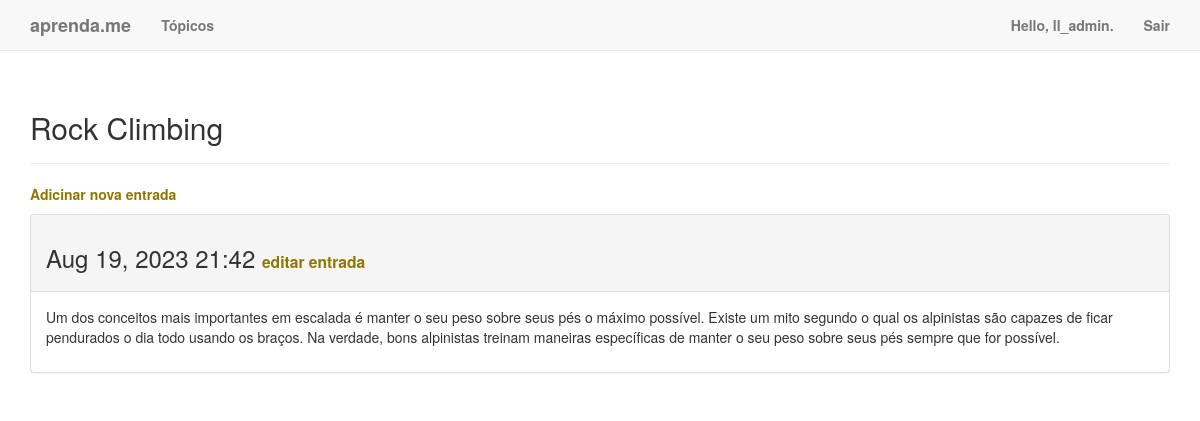
The page /topics/2/ (signed in) on the database its author committed.
### learning_logs/models.py (models this page shows, shortened)
class Topic(models.Model):
    text = models.CharField(max_length=200)
    date_added = models.DateTimeField(auto_now_add=True)
    owner = models.ForeignKey(User, on_delete=models.CASCADE)
    def __str__(self):
        return self.text

class Entry(models.Model):
    topic = models.ForeignKey(Topic, on_delete=models.CASCADE)
    text = models.TextField()
    date_added = models.DateTimeField(auto_now_add=True)
    class Meta:
        verbose_name_plural = 'entries'

### learning_logs/views.py (the view)
# urls.py: path('topics/<int:topic_id>/', views.topic, name='topic'),
@login_required
def topic(request, topic_id):
    check_topic_owner(request, topic_id) #refatoração
    topic = Topic.objects.get(id=topic_id)
    entries = topic.entry_set.order_by('-date_added')
    context = {'topic': topic, 'entries': entries}
    return render(request, 'learning_logs/topic.html', context)

### learning_logs/views.py (called while the page is built)
def check_topic_owner(request, topic_id): # função de refatoração
    topic = get_object_or_404(Topic, id=topic_id)
    if topic.owner != request.user:
        raise Http404

### learning_logs/templates/learning_logs/topic.html
{% extends 'learning_logs/base.html' %}
{% block header %}
    <h2>{{ topic }}</h2>
{% endblock header %}
{% block content %}
    <p>
        <a href="{% url 'learning_logs:new_entry' topic.id %}">Adicinar nova entrada</a>
    </p>
    {% for entry in entries %}
    <div class="panel panel-default">
        <div class="panel-heading">
            <h3>
                {{ entry.date_added|date:'M d, Y H:i' }}
                <small>
                    <a href="{% url 'learning_logs:edit_entry' entry.id %}">
                        editar entrada</a>
                </small>
            </h3>
        </div>
        <div class="panel-body">
            {{ entry.text|linebreaks }}
        </div>
    </div>
    {% empty %}
        Ainda não há entradas para este tópico.
    {% endfor %}
{% endblock content %}

### learning_logs/templates/learning_logs/base.html (shortened to what this page needs)
{% load bootstrap3 %}
<!DOCTYPE html>
<html lag="en">
    <head>
        {% bootstrap_css %}
    </head>
    <body>
        <nav class="navbar navbar-default navbar-static-top">
            <div class="container">
                <div class="navbar-header">
                <a class="navbar-brand" href="{% url 'learning_logs:index' %}">
                    aprenda.me</a>
                </div>
                <div id="navbar" class="navbar-collapse collapse">
                    <ul class="nav navbar-nav">
                        <li><a href="{% url 'learning_logs:topics' %}">Tópicos</a></li>
                    </ul>
                    <ul class="nav navbar-nav navbar-right">
                        {% if user.is_authenticated %}
                            <li><a>Hello, {{ user.username }}.</a></li>
                            <li><a href="{% url 'users:logout' %}">Sair</a></li>
                        {% else %}
                            <li><a href="{% url 'users:register' %}">Registro</a></li>
                            <li><a href="{% url 'users:login' %}">Conecte-se</a></li>
                        {% endif %}
                    </ul>
                </div>
            </div>
        </nav>
        <div class="container">
            <div class="page-header">
                {% block header %}{% endblock header %}
            </div>
            <div>
                {% block content %}{% endblock content %}
            </div>
        </div>
    </body>
</html>

### learning_logs/templates/learning_logs/base.html (style rules this page uses)
body { background-image: url('https://solis.com/media/wysiwyg/blog/cup-fresh-made-coffee-served-cup_1_1_72.jpg'); background-size: cover; background-repeat: no-repeat; }
a { color: #917601; font-weight: bold; }

### rows shown on the page
Topic: text "Rock Climbing"
Entry: date_added "Aug 19, 2023 21:42", text "Um dos conceitos mais importantes em escalada é manter o seu peso sobre seus pés o máximo possível. Existe um mito segundo o qual os alpinistas são capazes de ficar pendurados o dia todo usando os braços. Na verdade, bons alpinistas treinam maneiras específicas de manter o seu peso sobre seus pés sempre que for possível."

### other values the page prints
{{ user.username }} "ll_admin"
